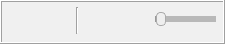
        <widget class="QFrame" name="Toolbar_frame_1">
         <property name="sizePolicy">
          <sizepolicy hsizetype="Preferred" vsizetype="Fixed">
           <horstretch>0</horstretch>
           <verstretch>0</verstretch>
          </sizepolicy>
         </property>
         <property name="maximumSize">
          <size>
           <width>16777215</width>
           <height>70</height>
          </size>
         </property>
         <property name="styleSheet">
          <string notr="true">background-color: rgb(240, 240, 240);</string>
         </property>
         <property name="frameShape">
          <enum>QFrame::Box</enum>
         </property>
         <property name="frameShadow">
          <enum>QFrame::Raised</enum>
         </property>
         <property name="lineWidth">
          <number>1</number>
         </property>
         <property name="midLineWidth">
          <number>0</number>
         </property>
         <widget class="QToolButton" name="Pan_toolButton">
          <property name="enabled">
           <bool>false</bool>
          </property>
          <property name="geometry">
           <rect>
            <x>80</x>
            <y>7</y>
            <width>31</width>
            <height>28</height>
           </rect>
          </property>
          <property name="cursor">
           <cursorShape>ArrowCursor</cursorShape>
          </property>
          <property name="toolTip">
           <string>Pan</string>
          </property>
          <property name="autoFillBackground">
           <bool>false</bool>
          </property>
          <property name="text">
           <string/>
          </property>
          <property name="icon">
           <iconset>
            <normaloff>Icons/pan.png</normaloff>Icons/pan.png</iconset>
          </property>
          <property name="iconSize">
           <size>
            <width>25</width>
            <height>25</height>
           </size>
          </property>
          <property name="checkable">
           <bool>true</bool>
          </property>
          <property name="autoExclusive">
           <bool>true</bool>
          </property>
          <property name="toolButtonStyle">
           <enum>Qt::ToolButtonIconOnly</enum>
          </property>
          <property name="autoRaise">
           <bool>true</bool>
          </property>
         </widget>
         <widget class="QToolButton" name="Fit_toolButton">
          <property name="enabled">
           <bool>false</bool>
          </property>
          <property name="geometry">
           <rect>
            <x>40</x>
            <y>7</y>
            <width>31</width>
            <height>28</height>
           </rect>
          </property>
          <property name="toolTip">
           <string>Zoom to Extent</string>
          </property>
          <property name="text">
           <string/>
          </property>
          <property name="icon">
           <iconset>
            <normaloff>Icons/zoom-extent.png</normaloff>Icons/zoom-extent.png</iconset>
          </property>
          <property name="checkable">
           <bool>false</bool>
          </property>
          <property name="autoExclusive">
           <bool>true</bool>
          </property>
          <property name="autoRaise">
           <bool>true</bool>
          </property>
         </widget>
         <widget class="QToolButton" name="Swipe_toolButton">
          <property name="enabled">
           <bool>false</bool>
          </property>
          <property name="geometry">
           <rect>
            <x>115</x>
            <y>7</y>
            <width>31</width>
            <height>28</height>
           </rect>
          </property>
          <property name="toolTip">
           <string>Swipe</string>
          </property>
          <property name="text">
           <string notr="true"/>
          </property>
          <property name="icon">
           <iconset>
            <normaloff>Icons/mapswipetool.png</normaloff>Icons/mapswipetool.png</iconset>
          </property>
          <property name="checkable">
           <bool>true</bool>
          </property>
          <property name="autoExclusive">
           <bool>true</bool>
          </property>
          <property name="autoRaise">
           <bool>true</bool>
          </property>
         </widget>
         <widget class="QPushButton" name="SideBySide_pushButton">
          <property name="enabled">
           <bool>false</bool>
          </property>
          <property name="geometry">
           <rect>
            <x>5</x>
            <y>7</y>
            <width>31</width>
            <height>28</height>
           </rect>
          </property>
          <property name="cursor">
           <cursorShape>ArrowCursor</cursorShape>
          </property>
          <property name="toolTip">
           <string>View</string>
          </property>
          <property name="autoFillBackground">
           <bool>false</bool>
          </property>
          <property name="text">
           <string/>
          </property>
          <property name="icon">
           <iconset>
            <normaloff>Icons/view.png</normaloff>Icons/view.png</iconset>
          </property>
          <property name="iconSize">
           <size>
            <width>25</width>
            <height>25</height>
           </size>
          </property>
          <property name="checkable">
           <bool>false</bool>
          </property>
          <property name="checked">
           <bool>false</bool>
          </property>
          <property name="autoExclusive">
           <bool>true</bool>
          </property>
          <property name="autoDefault">
           <bool>false</bool>
          </property>
          <property name="flat">
           <bool>true</bool>
          </property>
         </widget>
         <widget class="Line" name="line_2">
          <property name="geometry">
           <rect>
            <x>75</x>
            <y>7</y>
            <width>5</width>
            <height>27</height>
           </rect>
          </property>
          <property name="styleSheet">
           <string notr="true">color: rgba(255, 255, 255, 0);</string>
          </property>
          <property name="orientation">
           <enum>Qt::Vertical</enum>
          </property>
         </widget>
         <widget class="QSlider" name="Transparency_slider">
          <property name="enabled">
           <bool>false</bool>
          </property>
          <property name="geometry">
           <rect>
            <x>155</x>
            <y>12</y>
            <width>61</width>
            <height>15</height>
           </rect>
          </property>
          <property name="layoutDirection">
           <enum>Qt::LeftToRight</enum>
          </property>
          <property name="styleSheet">
           <string notr="true">QSlider::groove:horizontal {
border: 1px solid #bbb;
background: white;
height: 4px;
border-radius: 4px;
}
QSlider::handle:horizontal {
background-color: darkgray;
border: 1px solid #777;
width: 8px;
margin-top: -5px;
margin-bottom: -5px;
}
QSlider::sub-page:horizontal {
background: qlineargradient(x1: 0, y1: 0,    x2: 0, y2: 1,
    stop: 0 #008080, stop: 1 #66e);
background: qlineargradient(x1: 0, y1: 0.2, x2: 1, y2: 1,
    stop: 0 #008080, stop: 1 #bbf);
border: 1px solid #777;
height: 10px;
border-radius: 4px;
}
QSlider::sub-page:horizontal:disabled {
background: #B8B8B8;
border-color: #999;
}

QSlider::add-page:horizontal:disabled {
background: #B8b8b8;
border-color: #999;
}

QSlider::handle:horizontal:disabled {
background: #eee;
border: 1px solid #aaa;
border-radius: 4px;
}</string>
          </property>
          <property name="maximum">
           <number>100</number>
          </property>
          <property name="singleStep">
           <number>1</number>
          </property>
          <property name="pageStep">
           <number>1</number>
          </property>
          <property name="value">
           <number>0</number>
          </property>
          <property name="sliderPosition">
           <number>0</number>
          </property>
          <property name="orientation">
           <enum>Qt::Horizontal</enum>
          </property>
         </widget>
         <widget class="QPushButton" name="SingleView_pushButton">
          <property name="enabled">
           <bool>false</bool>
          </property>
          <property name="geometry">
           <rect>
            <x>5</x>
            <y>7</y>
            <width>31</width>
            <height>28</height>
           </rect>
          </property>
          <property name="cursor">
           <cursorShape>ArrowCursor</cursorShape>
          </property>
          <property name="toolTip">
           <string>View</string>
          </property>
          <property name="autoFillBackground">
           <bool>false</bool>
          </property>
          <property name="text">
           <string/>
          </property>
          <property name="icon">
           <iconset>
            <normaloff>Icons/view.png</normaloff>Icons/view.png</iconset>
          </property>
          <property name="iconSize">
           <size>
            <width>25</width>
            <height>25</height>
           </size>
          </property>
          <property name="checkable">
           <bool>false</bool>
          </property>
          <property name="checked">
           <bool>false</bool>
          </property>
          <property name="autoExclusive">
           <bool>true</bool>
          </property>
          <property name="autoDefault">
           <bool>false</bool>
          </property>
          <property name="flat">
           <bool>true</bool>
          </property>
         </widget>
        </widget>
